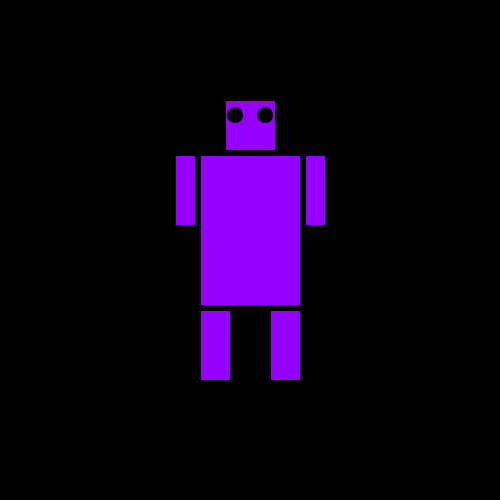
Frame 1 (no input)
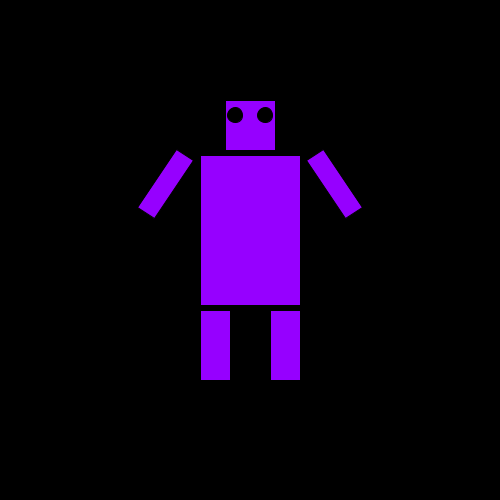
Frame 60 (the mouse pressed at the canvas centre just before this capture)
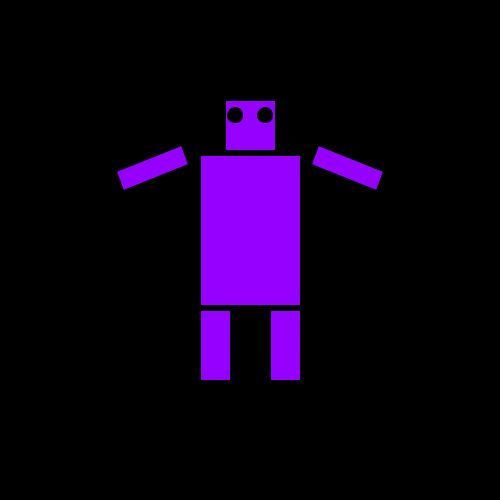
Frame 120 (the mouse held since frame 60 and released just before this capture)

The Processing sketch that drew these frames (run headless with seeded random() and noise(); from frame 60 on, the mouse is pressed at the canvas centre):

// Processing sketch: Moving_arms_of_Robot
// ── Moving_arms_of_Robot.pde
// Exercise - Move the arms of Robot Model
// 1. Set up the window size
// 2. Fill the background color
// 3. Create static Robot model 
// 4. For moving arms of Robot, use PushMatrix() , PopMatrix() & rotate()

float theta=0;
int flag=0;
void setup(){
size(500,500);
}
void draw(){
  background(0,0,0);
  fill(150,0,255);
  rect(225,100,50,50);
  fill(0,0,0);
  ellipse(235,115,15,15);
  ellipse(265,115,15,15);
  fill(150,0,255);
  rect(200,155,100,150);
  pushMatrix();
  translate(315,155);
 // rect(305,155,20,70);
  rotate(-theta);
  rect(-10,0,20,70);
  popMatrix();
  
  pushMatrix();
  translate(185,155);
 // rect(305,155,20,70);
  rotate(theta);
  rect(-10,0,20,70);
  popMatrix();
  
  if(theta >=PI/2.0)
  {
    flag = 1;
  }
  if(theta <=0)
  {
    flag =0;
  }
  if (flag ==0)
  {
    theta+=0.01;
  }
  else if(flag==1)
    theta-=0.01;
  //theta=abs(theta)-PI/2.0;
  rect(200,310,30,70);
  rect(270,310,30,70);
  
  
}
